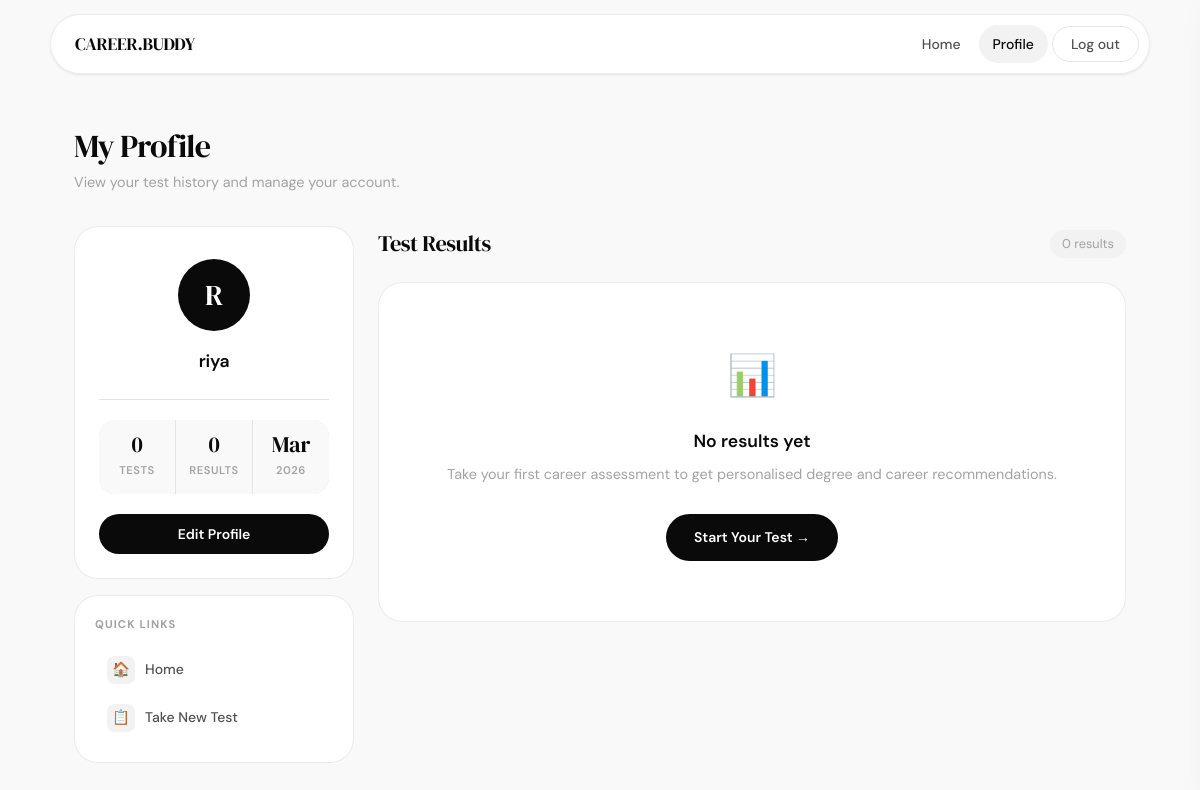
The page /profile/ (signed in) on the database as committed earlier.
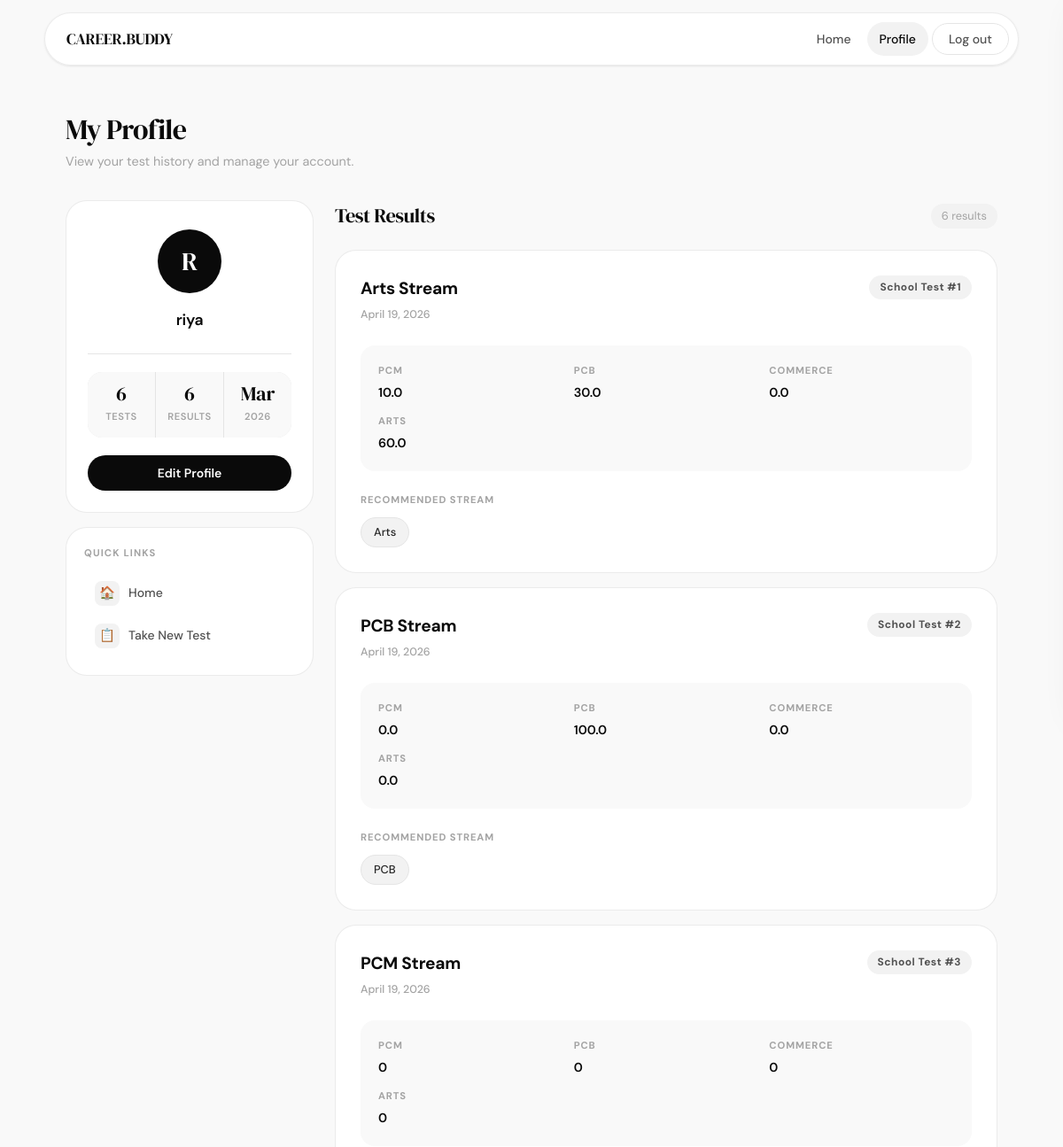
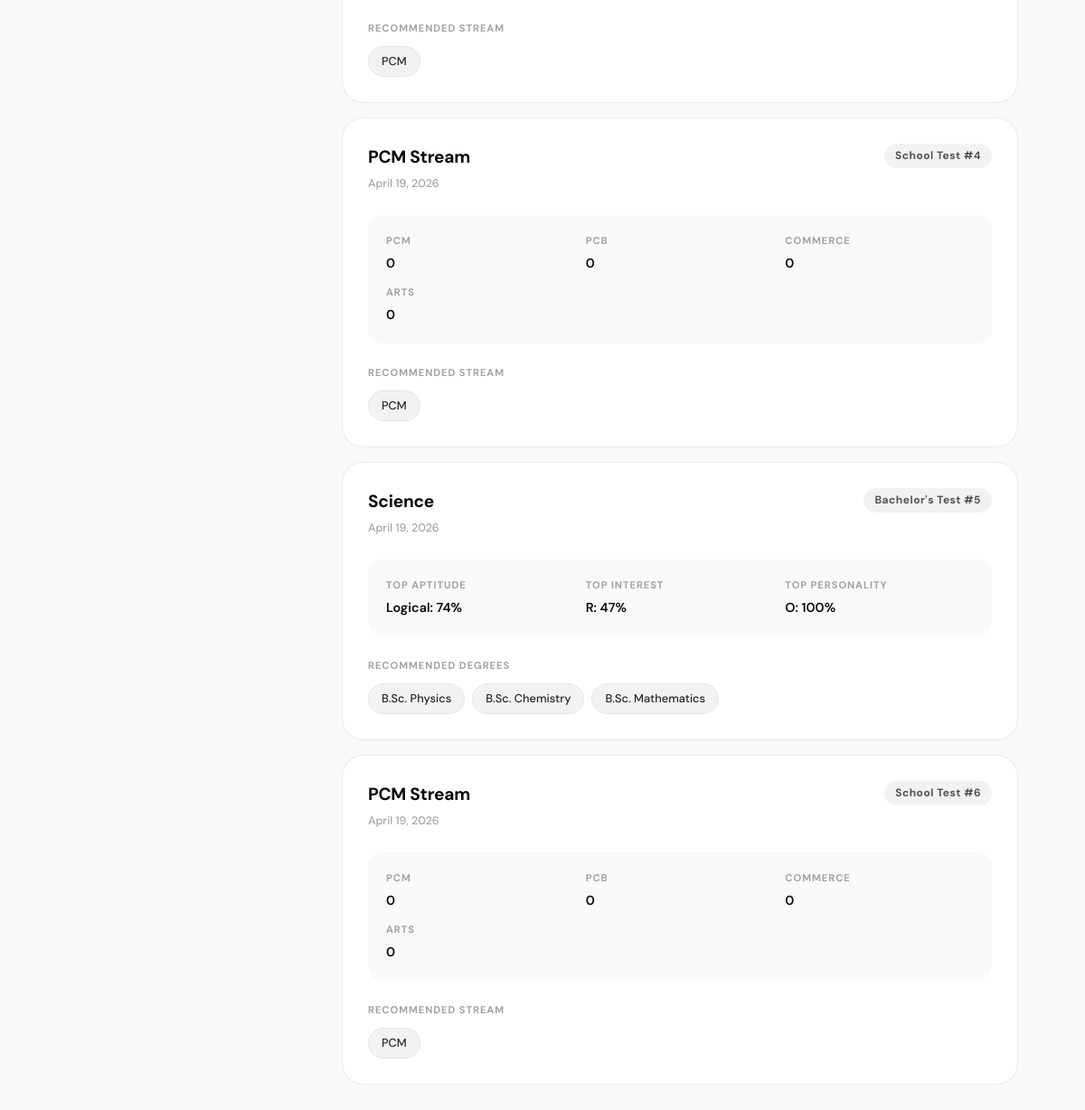
The same page on the database as committed later (2 pictures, top to bottom).
### core/models.py (models this page shows, shortened)
class SchoolResult(models.Model):
    session = models.OneToOneField(TestSession, on_delete=models.CASCADE, related_name='school_result')
    trait_scores = models.JSONField(default=dict)
    mcq_score = models.IntegerField(default=0)  # Score out of 100
    mcq_percentage = models.FloatField(default=0.0)  # Percentage score
    recommended_stream = models.CharField(max_length=50)
    ai_guidance = models.JSONField(default=dict)
    created_at = models.DateTimeField(auto_now_add=True)

class TestSession(models.Model):
    user = models.ForeignKey(User, on_delete=models.CASCADE, null=True, blank=True)
    session_id = models.CharField(max_length=100, unique=True, default=uuid.uuid4)
    current_step = models.IntegerField(default=1)  # 1-4: aptitude, interest, personality, result
    is_completed = models.BooleanField(default=False)
    created_at = models.DateTimeField(auto_now_add=True)
    updated_at = models.DateTimeField(auto_now=True)

class Result(models.Model):
    session = models.OneToOneField(TestSession, on_delete=models.CASCADE, related_name='result')
    aptitude_scores = models.JSONField(default=dict)
    interest_scores = models.JSONField(default=dict)
    personality_scores = models.JSONField(default=dict)
    top_domain = models.CharField(max_length=50)
    recommended_degrees = models.JSONField(default=list)
    ai_guidance = models.JSONField(default=dict)
    created_at = models.DateTimeField(auto_now_add=True)

### core/views.py (the view, shortened to what this page needs)
# urls.py: path('profile/', views.ProfileView.as_view(), name='profile'),
@method_decorator(login_required, name='dispatch')
class ProfileView(View):
    def get(self, request):
        user = request.user
        sessions = TestSession.objects.filter(user=user).order_by('-created_at')
        results = []
        for session in sessions:
            if hasattr(session, 'result'):
                results.append({
                    'session_id': session.session_id,
                    'created_at': session.created_at,
                    'completed_at': session.updated_at,
                    'test_type': 'bachelors',
                    'top_domain': session.result.top_domain,
                    'recommended_degrees': session.result.recommended_degrees,
                    'aptitude_scores': session.result.aptitude_scores,
                    'interest_scores': session.result.interest_scores,
                    'personality_scores': session.result.personality_scores,
                    'ai_guidance': session.result.ai_guidance
                })
            elif hasattr(session, 'school_result'):
                results.append({
                    'session_id': session.session_id,
                    'created_at': session.created_at,
                    'completed_at': session.updated_at,
                    'test_type': 'school',
                    'recommended_stream': session.school_result.recommended_stream,
                    'trait_scores': session.school_result.trait_scores,
                    'ai_guidance': session.school_result.ai_guidance
                })
        context = {
            'user': user,
            'results': results,
            'total_tests': len(results)
        }
        return render(request, 'core/profile.html', context)

### core/templates/core/profile.html (shortened to what this page needs)
<!DOCTYPE html>
<html lang="en">
<head>
</head>
<body>
    <header class="header">
        <div class="header-container">
            <div class="logo">CAREER.BUDDY</div>
            <nav class="nav-links">
                <a href="/">Home</a>
                <a href="/profile/" class="active">Profile</a>
                <button class="logout-btn" onclick="handleLogout()">Log out</button>
            </nav>
        </div>
    </header>
    <div class="page-wrap">
        <div class="page-heading">
            <h1>My Profile</h1>
            <p>View your test history and manage your account.</p>
        </div>
        <div class="profile-layout">
            <aside class="sidebar">
                <div class="card profile-card">
                    <div class="avatar" id="user-avatar">{{ user.first_name.0|default:user.username.0|upper }}</div>
                    <div class="profile-name" id="profile-name">{{ user.get_full_name|default:user.username }}</div>
                    <div class="divider"></div>
                    <div class="stats-grid" style="margin-bottom: 20px;">
                        <div class="stat-item">
                            <span class="stat-number">{{ total_tests }}</span>
                            <span class="stat-label">Tests</span>
                        </div>
                        <div class="stat-item">
                            <span class="stat-number">{{ results|length }}</span>
                            <span class="stat-label">Results</span>
                        </div>
                        <div class="stat-item">
                            <span class="stat-number">{{ user.date_joined|date:"M" }}</span>
                            <span class="stat-label">{{ user.date_joined|date:"Y" }}</span>
                        </div>
                    </div>
                    <button class="edit-profile-btn" onclick="openEditModal()">Edit Profile</button>
                </div>
                <div class="card quick-card">
                    <div class="quick-label">Quick Links</div>
                    <a href="/" class="quick-link">
                        <span class="quick-link-icon">🏠</span>
                        Home
                    </a>
                    <a href="/" class="quick-link">
                        <span class="quick-link-icon">📋</span>
                        Take New Test
                    </a>
                </div>
            </aside>
            <div class="results-col">
                <div class="results-header">
                    <h2>Test Results</h2>
                    <span class="results-count">{{ results|length }} result{% if results|length != 1 %}s{% endif %}</span>
                </div>
                {% if results %}
                    {% for result in results %}
                    <div class="result-card">
                        <div class="result-top">
                            <div class="result-domain-wrap">
                                {% if result.test_type == 'school' %}
                                    <div class="result-domain">{{ result.recommended_stream }} Stream</div>
                                {% else %}
                                    <div class="result-domain">{{ result.top_domain|title }}</div>
                                {% endif %}
                                <div class="result-date">{{ result.completed_at|date:"F d, Y" }}</div>
                            </div>
                            <span class="result-index-badge">
                                {% if result.test_type == 'school' %}
                                    School Test #{{ forloop.counter }}
                                {% else %}
                                    Bachelor's Test #{{ forloop.counter }}
                                {% endif %}
                            </span>
                        </div>
                        <div class="result-scores">
                            {% if result.test_type == 'school' %}
                                {% for trait, score in result.trait_scores.items %}
                                    <div class="score-category">
                                        <span class="score-label">{{ trait|title }}</span>
                                        <span class="score-value">{{ score }}</span>
                                    </div>
                                {% endfor %}
                            {% else %}
                                <div class="score-category">
                                    <span class="score-label">Top Aptitude</span>
                                    <span class="score-value">
                                        {% for trait, score in result.aptitude_scores.items %}
                                            {% if forloop.counter0 == 0 %}{{ trait|title }}: {{ score|floatformat:0 }}%{% endif %}
                                        {% endfor %}
                                    </span>
                                </div>
                                <div class="score-category">
                                    <span class="score-label">Top Interest</span>
                                    <span class="score-value">
                                        {% for trait, score in result.interest_scores.items %}
                                            {% if forloop.counter0 == 0 %}{{ trait }}: {{ score|floatformat:0 }}%{% endif %}
                                        {% endfor %}
                                    </span>
                                </div>
                                <div class="score-category">
                                    <span class="score-label">Top Personality</span>
                                    <span class="score-value">
                                        {% for trait, score in result.personality_scores.items %}
                                            {% if forloop.counter0 == 0 %}{{ trait }}: {{ score|floatformat:0 }}%{% endif %}
                                        {% endfor %}
                                    </span>
                                </div>
                            {% endif %}
                        </div>
                        {% if result.test_type == 'school' %}
                            <div class="recommended-degrees">
                                <div class="degrees-title">Recommended Stream</div>
                                <div class="degree-tags">
                                    <span class="degree-tag">{{ result.recommended_stream }}</span>
                                </div>
                            </div>
                        {% else %}
                            <div class="recommended-degrees">
                                <div class="degrees-title">Recommended Degrees</div>
                                <div class="degree-tags">
                                    {% for degree in result.recommended_degrees %}
                                        <span class="degree-tag">{{ degree }}</span>
                                    {% endfor %}
                                </div>
                            </div>
                        {% endif %}
                    </div>
                    {% endfor %}
                {% else %}
                    <div class="no-results-card">
                        <span class="no-results-icon">📊</span>
                        <h3>No results yet</h3>
                        <p>Take your first career assessment to get personalised degree and career recommendations.</p>
                        <a href="/" class="no-results-btn">
                            Start Your Test →
                        </a>
                    </div>
                {% endif %}
            </div>
        </div>
    </div>
</body>
</html>

Rows that differ between the two databases and show on the page:
added SchoolResult: recommended_stream "Arts", recommended_stream "ARTS", score "60.0", recommended_stream "Arts", score "0.0", score "0"
added TestSession: completed_at "April 19, 2026"
added SchoolResult: recommended_stream "PCB", score "30.0", recommended_stream "PCB", score "100.0", recommended_stream "PCB", score "0"
added TestSession: completed_at "April 19, 2026"
added SchoolResult: recommended_stream "PCM", mcq_percentage "0.0", mcq_score "0", recommended_stream "PCM", recommended_stream "PCM"
added SchoolResult: recommended_stream "PCM", recommended_stream "PCM"
added TestSession: completed_at "April 19, 2026"
added SchoolResult: recommended_stream "PCM", recommended_stream "PCM"
added TestSession: completed_at "April 19, 2026"
added Result: top_domain "Science"
added TestSession: completed_at "April 19, 2026"
added TestSession: completed_at "April 19, 2026"
Other text that changed with them:
{{ total_tests }}: "0" → "6"
{{ results|length }}: "0" → "6"
new list line: "Stream School Test # 1 PCM 10.0 COMMERCE 0.0 RECOMMENDED STREAM"
new list line: "Stream School Test # 2 COMMERCE 0.0 RECOMMENDED STREAM"
new list line: "Stream School Test # 3 COMMERCE 0 RECOMMENDED STREAM"
new list line: "Stream School Test # 4 COMMERCE 0 RECOMMENDED STREAM"
new list line: "Bachelor's Test # 5 TOP APTITUDE Logical : 74 % TOP INTEREST R : 47 % TOP PERSONALITY O : 100 % RECOMMENDED DEGREES B.Sc. Physics B.Sc. Chemistry B.Sc. Mathematics"
new list line: "Stream School Test # 6 COMMERCE 0 RECOMMENDED STREAM"
text no longer shown: "📊 No results yet Take your first career assessment to get personalised degree and career recommendations. Start Your Test →"
